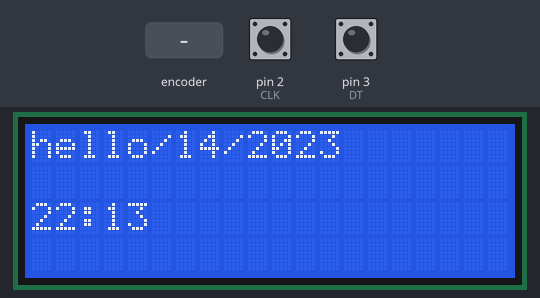
Simulated run of this sketch. Board: Arduino Uno, built with avr-gcc and run on an emulated ATmega328P. Parts: 20×4 character LCD. The test bench sets the inputs (shaded band); at power-on: pin 2 (CLK) HIGH, pin 3 (DT) HIGH. The local clock reads 2024-03-15 10:24:30 at power-on unless the sketch sets it; random numbers use the default seed unless the sketch sets one; what the sketch prints to the serial monitor is not drawn.

Above: at 1.2 s.
1.3 s: rotary encoder on pin 2 (CLK) / pin 3 (DT) turned 1 step (first pin leading)
At 40.6 s:
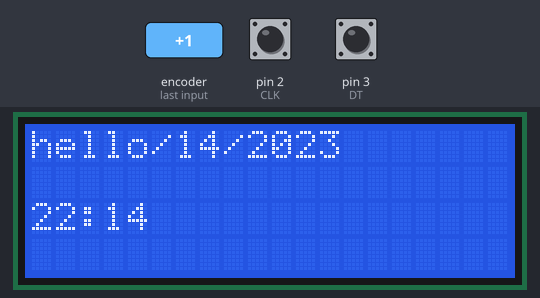
Timing chart, 0 to 41.6 s (numbered marks = the images above; inputs shaded):
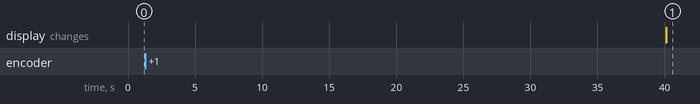

The sketch:

sketch_math_clock.ino
```cpp
#include <Wire.h>
#include <LiquidCrystal_I2C.h>
#include <DS3231.h>

DS3231 clock;
RTCDateTime dt;

// Rotary Encoder vars
int CLK = 2;//CLK->D2
int DT = 3;//DT->D3
int SW = 4;//SW->D4
// Interrupt 0 on pin 2
const int interrupt0 = 0;
//Define the count
int count = 0;
//CLK initial value
int lastCLK = 0;

LiquidCrystal_I2C lcd(0x27,20,4);  // set the LCD address to 0x27 for a 16 chars and 2 line display


/*********************************************************/
void setup() {
  pinMode(SW, INPUT);
  digitalWrite(SW, HIGH);
  pinMode(CLK, INPUT);
  pinMode(DT, INPUT);
  //Set the interrupt 0 handler, trigger level change
  attachInterrupt(interrupt0, ClockChanged, RISING);


  Serial.begin(9600);
  clock.begin();
  // Set sketch compiling time
  clock.setDateTime(__DATE__, __TIME__);
  //clock.setDateTime(2019, 5, 9, 3, 34, 0);
  lcd.init();  //initialize the lcd
  lcd.backlight();  //open the backlight
}
/*********************************************************/
void loop() {

  printTime();

  if (count != 0) {
    clock.setDateTime(dt.unixtime - 60 * (count / 2));
    count = 0;
  }

  delay(500);
}
/************************************************************/

void ClockChanged() {
  // Read the CLK pin level
  int clkValue = digitalRead(CLK);
  // Read the DT pin level
  int dtValue = digitalRead(DT);
  if (lastCLK != clkValue) {
    lastCLK = clkValue;
    // CLK and inconsistent DT + 1, otherwise - 1
    count += (clkValue != dtValue ? 1 : -1);
    //printTime();
    Serial.print("count:");
    Serial.println(count);
  }
}

void printTime() {
  dt = clock.getDateTime();

  lcd.setCursor ( 0, 0 );            // go to the top left corner
  lcd.print(mkProb((int) dt.month)); lcd.print("/"); lcd.print(dt.day); lcd.print("/"); lcd.print(dt.year);

  lcd.setCursor ( 0, 2 );            // go to the top left corner
  lcd.print(dt.hour); lcd.print(":"); lcd.print(dt.minute);

//  Serial.print(dt.year);
//  Serial.print("-");
//  Serial.print(dt.month); Serial.print("-");
//  Serial.print(dt.day); Serial.print(" ");
//  Serial.print(dt.hour); Serial.print(":");
//  Serial.print(dt.minute); Serial.print(":");
//  Serial.print(dt.second); Serial.println("");
//  Serial.print(dt.unixtime); Serial.println("");

}

long randNum;

String mkProb(int i) {
  return "hello";
  randNum = random(100);
  if (randNum > i) {
    if (randNum % i == 0) {
      //return String(String(randNum) + " / " + String(randNum / i));
    }
  }
}
```
